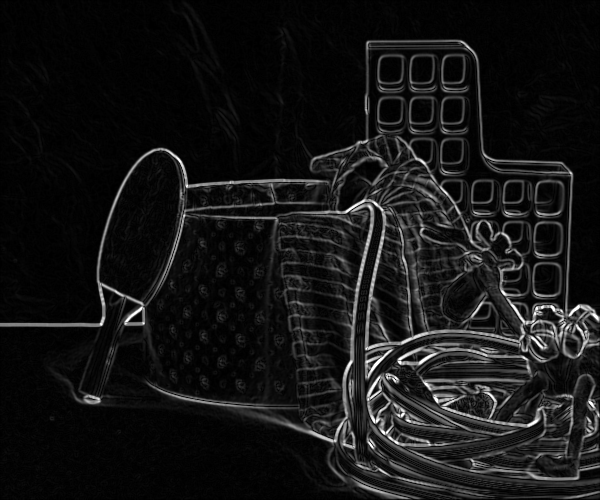
#> input picture camera_mapping.py/Frand0.png, 600 x 500 px, found by its file name
$ python stereoVision.py
#> lines starting #> are read from the running program, lines starting #| are printed output that depends on the picture; long printed decimals are rounded
import cv2 as cv
import numpy as np

# change the read img as desired
# CHANGE IN BOTH FILES AND DON'T FORGET TO SAVE !!!
right_img = cv.imread("camera_mapping.py\Frand0.png",0)
#> right_img is the input picture: shape (500, 600); min 0, max 255, mean 21.1
left_img = cv.imread("camera_mapping.py\Frand1.png",0)
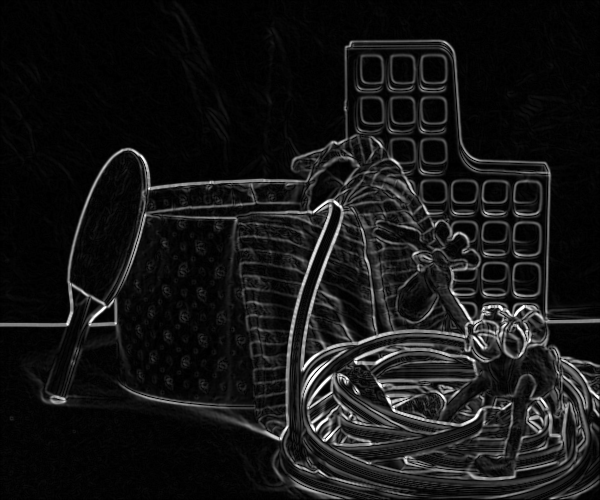
#> input picture camera_mapping.py/Frand1.png, 600 x 500 px, found by its file name
#> left_img is the input picture: shape (500, 600); min 0, max 255, mean 22


#creating astereo object with numDisparities which is the max pixel shift between two stereo images
# If an object is so close that its pixel shift exceeds numDisparities, the algorithm will fail to match it and will leave a black hole or artifact in the disparity map.
#blockSize which determine the window size of the images pixeles being compared

nDisparityFactor = 4#changable untill it fits the needs
stereo_object = cv.StereoBM_create(numDisparities= 16*nDisparityFactor, blockSize=15)

#computing disparity map
disparity_map = stereo_object.compute(right_img, left_img)
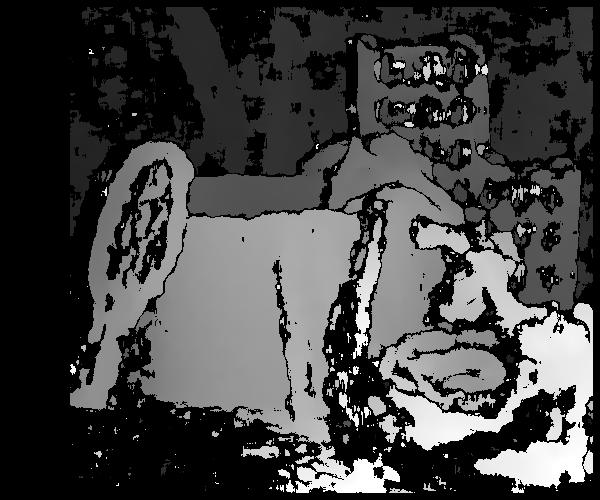
#> disparity_map: shape (500, 600) int16; min -16, max 1008, mean 251.3; drawn with min black and max white

# Convert disparity values to visible grayscale
disparity_visual = cv.normalize(
    disparity_map, None, 0, 255, cv.NORM_MINMAX, cv.CV_8U
)
disparity_colorMap = cv.applyColorMap(disparity_visual, cv.COLORMAP_JET)
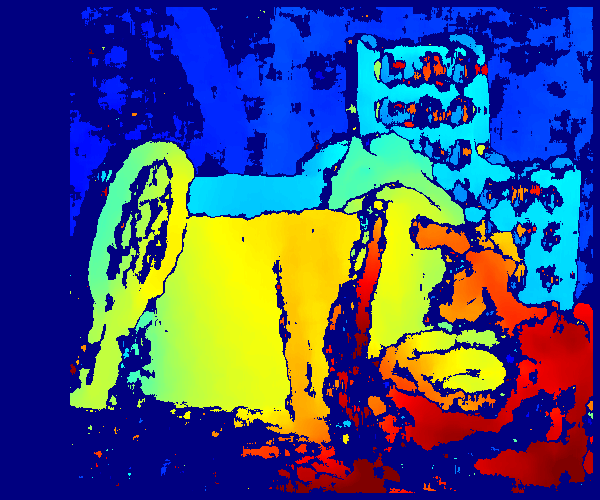
#> disparity_colorMap: shape (500, 600, 3); mean B, G, R 123.6, 80, 66

cv.imshow("Disparity Map Test", disparity_colorMap)

k = cv.waitKey(0)
#> (key Esc is pressed here)

if k == ord('s'):
    cv.imwrite("Random_objects_disparity_map.png", disparity_colorMap)

cv.destroyAllWindows()


#==========DISPARITY TO DEPTH ESTIMATION==========


def disparityToDepth (baseline, doffs, focal_length, disparity):
    if disparity + doffs <= 0:  # division by zero error
        return None

    depth = (focal_length * baseline) / (disparity + doffs)

    return depth


# Pick a pixel
x = 300
y = 250

# Get disparity at that pixel
d = disparity_map[y, x]
#> d = 669

# StereoBM stores disparity scaled by 16
d = d / 16.0
#> d = 41.81

# Camera parameters
focal_length = 3979.911
baseline = 193.001
doffs = 124.343
Fx = 3979.911

#resizing the horizontal focal length
focal_length = Fx * (600/2964)

# Calculate depth
depth = disparityToDepth(
    baseline,
    doffs,
    focal_length,
    d
)
#> in disparityToDepth, `depth = (focal_length * baseline) / (disparity + doffs)`: depth = 935.8
#> depth = 935.8
depth_in_meters = depth /1000
#> depth_in_meters = 0.936

print("Pixel:", (x, y))
print("Disparity:", d)
#| Disparity: 41.8125

if depth is not None:
    print("Estimated depth:", depth, "mm")
#| Estimated depth: 935.818 mm
    print("Estimated depth:", depth_in_meters,"m")
#| Estimated depth: 0.9358 m

else:
    print("Invalid disparity at this pixel.")
